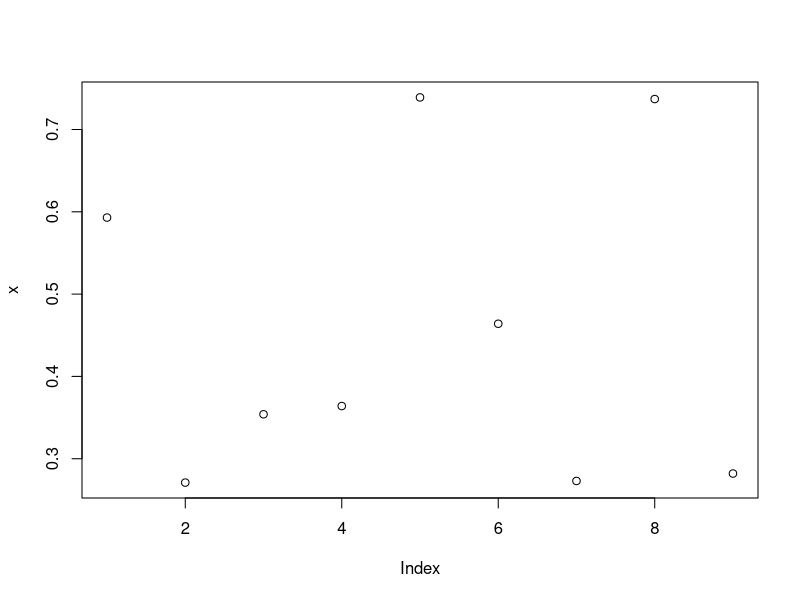

This figure's R source:
x<-c(0.593,0.271,0.354,0.364,0.739,0.464,0.273,0.737,0.282)
y<-(t.test(x,alternative = "greater",mu=0.3))
print(y)
plot(x) 
